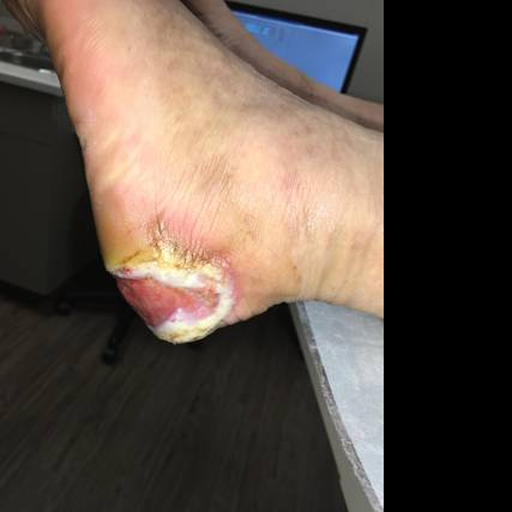
#> input picture dataset/images/train_images/fusc_0002.png, 512 x 512 px, found by its file name
$ python temporal_simulator.py
#> lines starting #> are read from the running program, lines starting #| are printed output that depends on the picture; after the words box and inside, x2 and y2 are one past the last pixel; in counts of white or black regions, pixels touching at a corner belong together
# =========================================================
# TEMPORAL WOUND HEALING SIMULATOR
# =========================================================

# This is the CORE computational biology simulation layer of the project.
# This module creates synthetic wound healing progression from a single wound mask.

# Example:
# Day 0  -> severe wound
# Day 3  -> slightly healed
# Day 7  -> moderate healing
# Day 14 -> mostly healed

# =========================================================
# IMPORTS
# =========================================================

import sys
from pathlib import Path

ROOT_DIR = Path(__file__).resolve().parent.parent
sys.path.append(str(ROOT_DIR))

import cv2
import numpy as np
import matplotlib.pyplot as plt

# =========================================================
# LOAD MASK
# =========================================================

# Load grayscale wound mask.
def load_mask(mask_path):

    mask = cv2.imread(str(mask_path), cv2.IMREAD_GRAYSCALE)

    return mask

# =========================================================
# BINARIZE MASK
# =========================================================

# Convert mask into binary format.
def binarize_mask(mask):

    _, binary = cv2.threshold(
        mask,
        127,
        255,
        cv2.THRESH_BINARY
    )

    return binary

# =========================================================
# HEALING STEP SIMULATION
# =========================================================

# Simulate one healing step using erosion.
# Biological interpretation: wound contracts over time.
def simulate_healing_step(mask, kernel_size=3):

    kernel = np.ones((kernel_size, kernel_size), np.uint8)

    healed = cv2.erode(
        mask,
        kernel,
        iterations=1
    )

    return healed

# =========================================================
# EDGE SMOOTHING
# =========================================================

# Smooth wound boundaries to mimic tissue recovery.
def smooth_tissue(mask):

    smoothed = cv2.GaussianBlur(
        mask,
        (5, 5),
        0
    )

    _, smoothed = cv2.threshold(
        smoothed,
        127,
        255,
        cv2.THRESH_BINARY
    )

    return smoothed

# =========================================================
# AREA CALCULATION
# =========================================================

# Calculate wound area percentage.
def compute_wound_area(mask):

    wound_pixels = np.sum(mask > 0)

    total_pixels = mask.shape[0] * mask.shape[1]

    area_percent = (
        wound_pixels / total_pixels
    ) * 100

    return wound_pixels, area_percent

# =========================================================
# TEMPORAL SEQUENCE GENERATION
# =========================================================

def generate_healing_sequence(
    initial_mask,
    healing_rate=0.12
):
    # Generate biologically-inspired wound healing using exponential decay dynamics.
    sequence = []
    current_mask = initial_mask.copy()

    # Initial wound area
    initial_area = np.sum(current_mask > 0)

    # Healing timeline
    days = [0, 3, 5, 7, 10, 14]

    for day in days:
        # TARGET AREA USING EXPONENTIAL DECAY
        # A(t) = A0 * exp(-k*t)

        target_area = initial_area * np.exp(
            -healing_rate * day
        )

        # ITERATIVELY HEAL UNTIL TARGET AREA REACHED

        temp_mask = current_mask.copy()

        while np.sum(temp_mask > 0) > target_area:

            temp_mask = simulate_healing_step(
                temp_mask,
                kernel_size=3
            )

            temp_mask = smooth_tissue(temp_mask)

            # Safety stop
            if np.sum(temp_mask > 0) == 0:
                break

        current_mask = temp_mask.copy()

        sequence.append(current_mask.copy())

        # Debug info
        current_area = np.sum(current_mask > 0)

        healing_percent = (
            current_area / initial_area
        ) * 100

        print(
            f"Day {day} → "
            f"{healing_percent:.2f}% remaining"
        )

    return sequence

# =========================================================
# VISUALIZE HEALING PROGRESSION
# =========================================================

# Display healing progression timeline.
def visualize_sequence(sequence):

    num_images = len(sequence)

    _, ax = plt.subplots(
        1,
        num_images,
        figsize=(3 * num_images, 4)
    )

    if num_images == 1:
        ax = [ax]

    for i, mask in enumerate(sequence):

        _, area_percent = compute_wound_area(mask)

        ax[i].imshow(mask, cmap="gray")

        days = [0, 3, 5, 7, 10, 14]

        ax[i].set_title(
            f"Day {days[i]}\n{area_percent:.2f}%"
        )

        ax[i].axis("off")

    plt.tight_layout()
    plt.show()

# =========================================================
# HEALING CURVE VISUALIZATION
# =========================================================

# Plot wound reduction over time.
def plot_healing_curve(sequence):

    healing_percentages = []

    for mask in sequence:

        _, area_percent = compute_wound_area(mask)

        healing_percentages.append(area_percent)

    days = [0, 3, 5, 7, 10, 14]

    plt.figure(figsize=(7, 5))

    plt.plot(
        days,
        healing_percentages,
        marker="o"
    )

    plt.xlabel("Healing Day")

    plt.ylabel("Wound Area (%)")

    plt.title("Temporal Wound Healing Progression")

    plt.grid(True)

    plt.show()

# =========================================================
# SAVE GENERATED SEQUENCES
# =========================================================

def save_sequence(sequence, output_dir):
    # Save simulated healing masks.

    output_dir = Path(output_dir)

    output_dir.mkdir(
        parents=True,
        exist_ok=True
    )

    for i, mask in enumerate(sequence):

        save_path = output_dir / f"day_{i}.png"

        cv2.imwrite(
            str(save_path),
            mask
        )

# =========================================================
# FULL SIMULATION PIPELINE
# =========================================================

def run_temporal_simulation(mask_path):

    # Load mask
    mask = load_mask(mask_path)
#> in load_mask, `mask = cv2.imread(str(mask_path), cv2.IMREAD_GRAYSCALE)`:
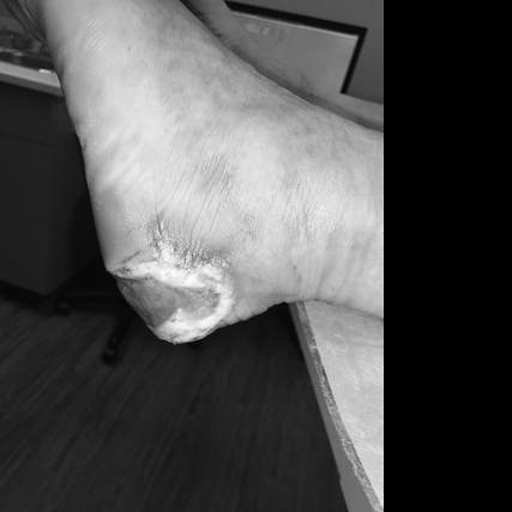
#> mask: shape (512, 512); min 0, max 253, mean 80.6

    # Binarize
    mask = binarize_mask(mask)
#> in binarize_mask, `_, binary = cv2.threshold( mask, 127, 255, cv2.THRESH_BINARY )`:
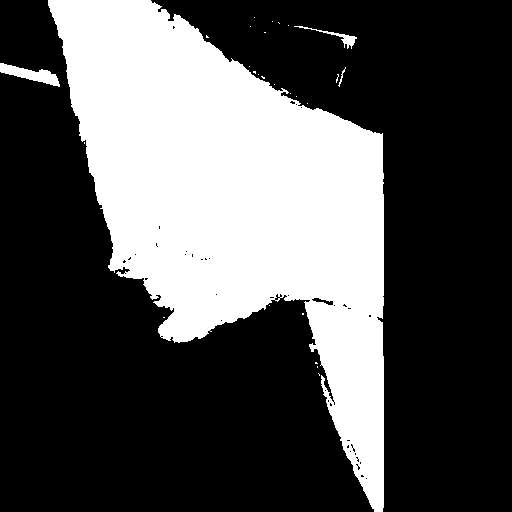
#> binary: shape (512, 512); 32.5% white; 27 white regions (23 under 20 px), largest, box (x1, y1, x2, y2) and area: (48, 0, 384, 512) 84243, (0, 63, 60, 87) 615, (294, 26, 357, 49) 225, (338, 67, 346, 87) 33

    # Generate sequence
    sequence = generate_healing_sequence(
        mask,
        healing_rate=0.12
        # 0.15 = healthy healing
        # 0.05 = diabetic/slow healing
        # 0.02 = infected/very slow healing
    )
#> in generate_healing_sequence, `initial_area = np.sum(current_mask > 0)`: initial_area = 85181
#> the loop in generate_healing_sequence, `for day in days:` made 6 passes
#> (target_area, current_area, healing_percent) on passes 1 to 6: (85181, 85181, 100), (59428.8, 57847, 67.91), (46748.3, 45499, 53.41), (36773.5, 35980, 42.24), (25656, 25565, 30.01), (15875.5, 15278, 17.94)
#| Day 0 → 100.00% remaining
#| Day 3 → 67.91% remaining
#| Day 5 → 53.41% remaining
#| Day 7 → 42.24% remaining
#| Day 10 → 30.01% remaining
#| Day 14 → 17.94% remaining
#> pass 2, in simulate_healing_step (call 2), `healed = cv2.erode( mask, kernel, iterations=1 )`:
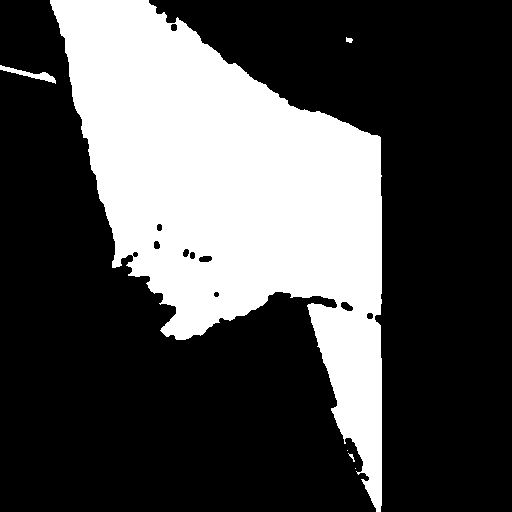
#> healed: shape (512, 512); 30.4% white; 6 white regions (2 under 20 px), largest, box (x1, y1, x2, y2) and area: (50, 0, 382, 512) 79220, (0, 65, 56, 84) 298, (346, 37, 353, 43) 30, (348, 453, 355, 462) 22
#> after the loop in generate_healing_sequence, `for day in days:`:
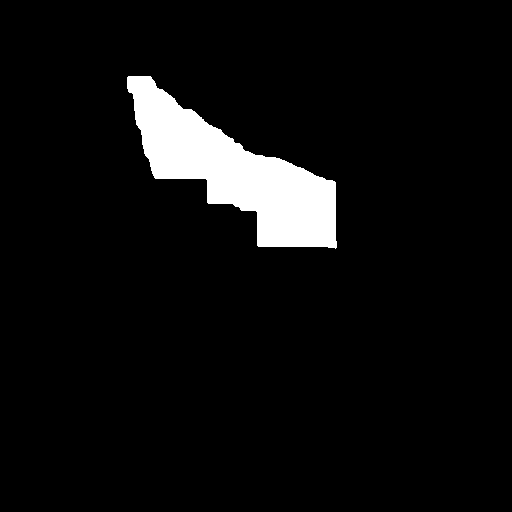
#> current_mask: shape (512, 512); 5.8% white; 1 white region, box (x1, y1, x2, y2) and area: (127, 76, 337, 249) 15278
#> after the loop in generate_healing_sequence, `for day in days:`: sequence = 6 items
#> sequence = 6 items

    # Visualize
    visualize_sequence(sequence)
#> in visualize_sequence, `num_images = len(sequence)`: num_images = 6
#> the loop in visualize_sequence, `for i, mask in enumerate(sequence): ` made 6 passes
#> (wound_pixels in compute_wound_area, area_percent) on passes 1 to 2: (85181, 32.49), (57847, 22.07)
#> in visualize_sequence, `plt.show()`:
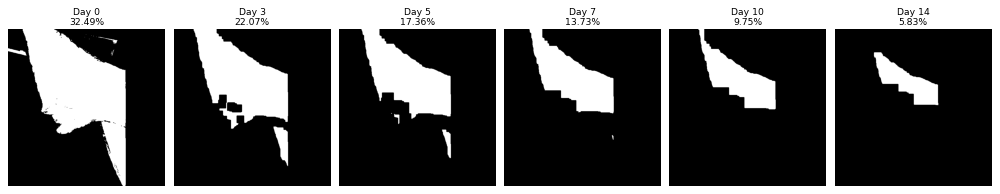
#> figure drawn by matplotlib, 6 panels

    # Healing curve
    plot_healing_curve(sequence)
#> the loop in plot_healing_curve, `for mask in sequence: ` made 6 passes
#> after the loop in plot_healing_curve, `for mask in sequence:`: healing_percentages = [32.49, 22.07, 17.36, 13.73, 9.75, 5.83]
#> in plot_healing_curve, `plt.show()`:
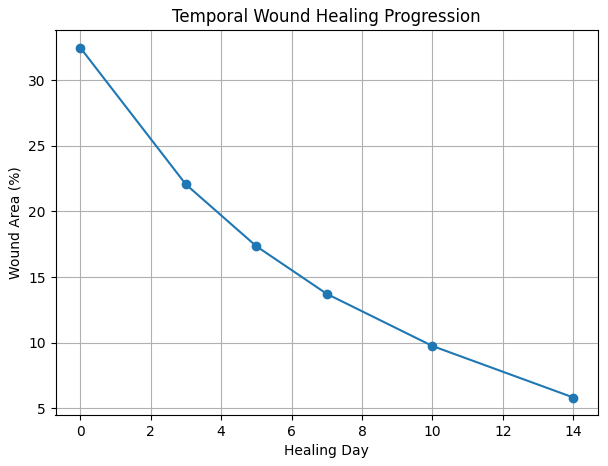
#> figure drawn by matplotlib, 1 panel

    # Save sequence
    save_sequence(
        sequence,
        "dataset/simulated_sequences/sample_sequence"
    )
#> the loop in save_sequence, `for i, mask in enumerate(sequence): ` made 6 passes
#> pass 2, in save_sequence, `cv2.imwrite( str(save_path), mask )`:
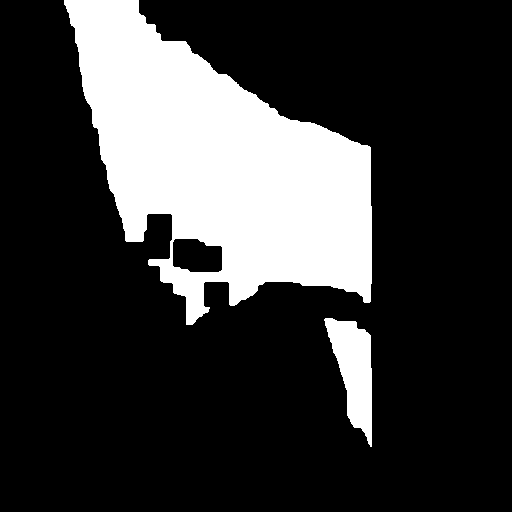
#> saved as day_1.png: shape (512, 512); 22.1% white; 2 white regions, box (x1, y1, x2, y2) and area: (64, 0, 372, 325) 54438, (324, 318, 372, 447) 3409

    print("\n================ TEMPORAL SIMULATION ================\n")

    print("Healing sequence generated successfully.")

    print(
        "Saved to: "
        "dataset/simulated_sequences/sample_sequence"
    )

    print("\n=====================================================\n")

# =========================================================
# COMPUTE HEALING PERCENTAGES
# =========================================================

def compute_healing_percentages(masks):

    percentages = []

    # Initial wound area for percentage calculation
    initial_area = (masks[0].sum())

    # Compute Remaining Area %
    for mask in masks:

        current_area = mask.sum()

        remaining = (current_area / initial_area) * 100

        percentages.append(round(remaining, 2))

    return percentages

# =========================================================
# TEST RUN
# =========================================================

if __name__ == "__main__":

    sample_mask = ("dataset/masks/train_masks/fusc_0002.png")

    run_temporal_simulation(sample_mask)

$ run again, with dataset/images/train_images/fusc_0003.png copied over dataset/images/train_images/fusc_0002.png
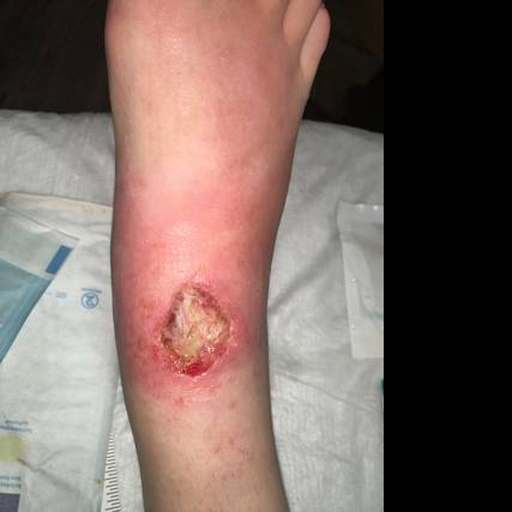
#> input picture dataset/images/train_images/fusc_0003.png, 512 x 512 px, found by its file name
#> in binarize_mask, `_, binary = cv2.threshold( mask, 127, 255, cv2.THRESH_BINARY )`:
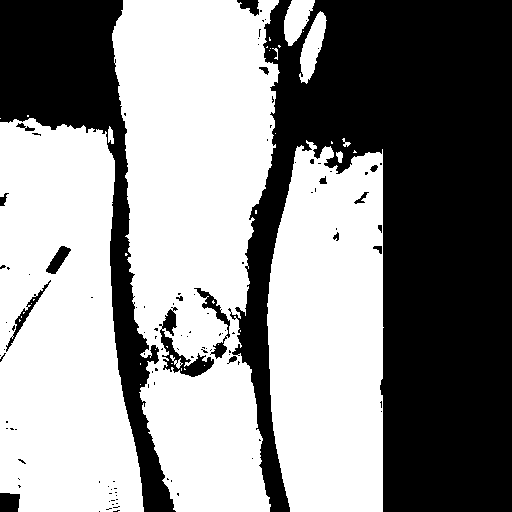
#> binary: shape (512, 512); 55.9% white; 114 black regions (95 under 20 px), largest, box (x1, y1, x2, y2) and area: (228, 0, 512, 512) 89261, (0, 0, 176, 512) 22666, (159, 307, 214, 377) 1065
#> initial_area = 146559
#> the loop in generate_healing_sequence, `for day in days:` made 6 passes
#> (target_area, current_area, healing_percent) on passes 1 to 6: (146559, 146559, 100), (102250.7, 101381, 69.17), (80433.3, 79700, 54.38), (63271.1, 61241, 41.79), (44142.7, 42873, 29.25), (27314.8, 25579, 17.45)
#> (printed output is left out)
#> after the loop in generate_healing_sequence, `for day in days:`: sequence = 6 items
#> num_images = 6
#> the loop in visualize_sequence, `for i, mask in enumerate(sequence): ` made 6 passes
#> (wound_pixels in compute_wound_area, area_percent) on passes 1 to 4: (146559, 55.91), (101381, 38.67), (79700, 30.4), (61241, 23.36)
#> the loop in plot_healing_curve, `for mask in sequence: ` made 6 passes
#> after the loop in plot_healing_curve, `for mask in sequence:`: healing_percentages = [55.91, 38.67, 30.4, 23.36, 16.35, 9.76]
#> the loop in save_sequence, `for i, mask in enumerate(sequence): ` made 6 passes
#> pass 2, in save_sequence, `cv2.imwrite( str(save_path), mask )`:
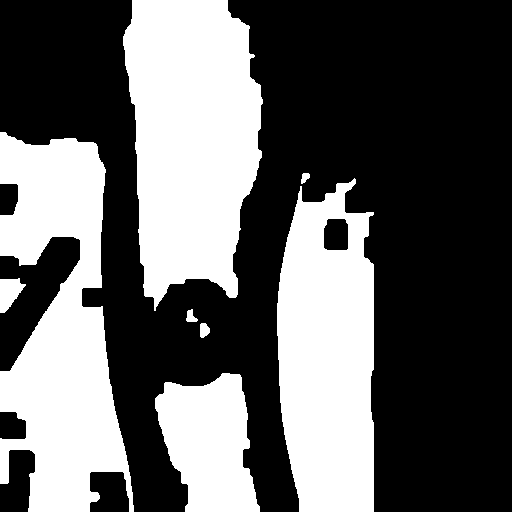
#> saved as day_1.png: shape (512, 512); 38.7% white; 8 white regions, largest, box (x1, y1, x2, y2) and area: (123, 0, 263, 311) 32749, (0, 132, 134, 512) 30838, (277, 178, 374, 512) 26646

$ run again, with dataset/images/train_images/fusc_0006.png copied over dataset/images/train_images/fusc_0002.png
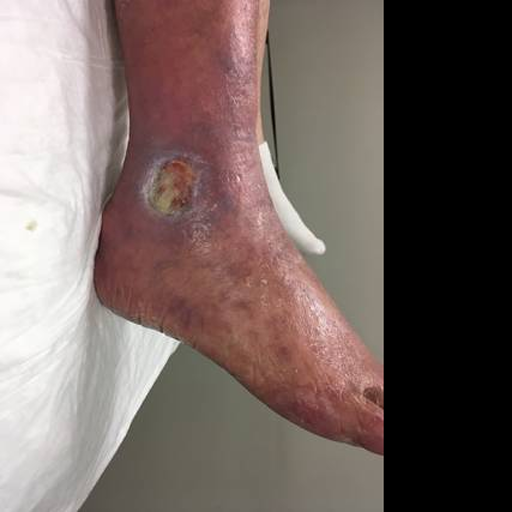
#> input picture dataset/images/train_images/fusc_0006.png, 512 x 512 px, found by its file name
#> in binarize_mask, `_, binary = cv2.threshold( mask, 127, 255, cv2.THRESH_BINARY )`:
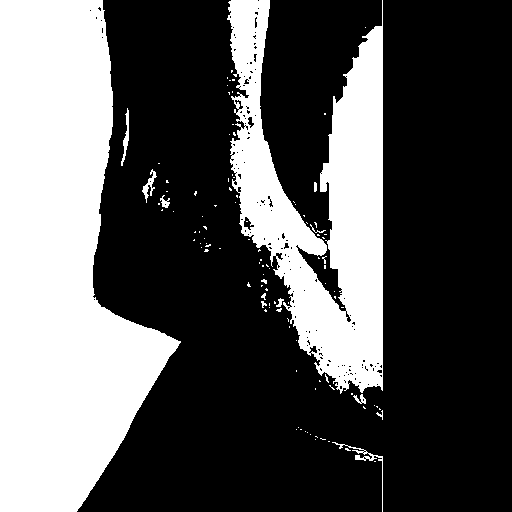
#> binary: shape (512, 512); 34.5% white; 110 white regions (97 under 20 px), largest, box (x1, y1, x2, y2) and area: (0, 0, 181, 512) 58910, (227, 0, 383, 394) 30337, (332, 442, 383, 512) 246
#> initial_area = 90502
#> the loop in generate_healing_sequence, `for day in days:` made 6 passes
#> (target_area, current_area, healing_percent) on passes 1 to 6: (90502, 90502, 100), (63141.1, 61471, 67.92), (49668.6, 49051, 54.2), (39070.7, 38478, 42.52), (27258.7, 27114, 29.96), (16867.2, 16328, 18.04)
#> (printed output is left out)
#> after the loop in generate_healing_sequence, `for day in days:`: sequence = 6 items
#> num_images = 6
#> the loop in visualize_sequence, `for i, mask in enumerate(sequence): ` made 6 passes
#> (wound_pixels in compute_wound_area, area_percent) on passes 1 to 2: (90502, 34.52), (61471, 23.45)
#> the loop in plot_healing_curve, `for mask in sequence: ` made 6 passes
#> after the loop in plot_healing_curve, `for mask in sequence:`: healing_percentages = [34.52, 23.45, 18.71, 14.68, 10.34, 6.23]
#> the loop in save_sequence, `for i, mask in enumerate(sequence): ` made 6 passes
#> pass 2, in save_sequence, `cv2.imwrite( str(save_path), mask )`:
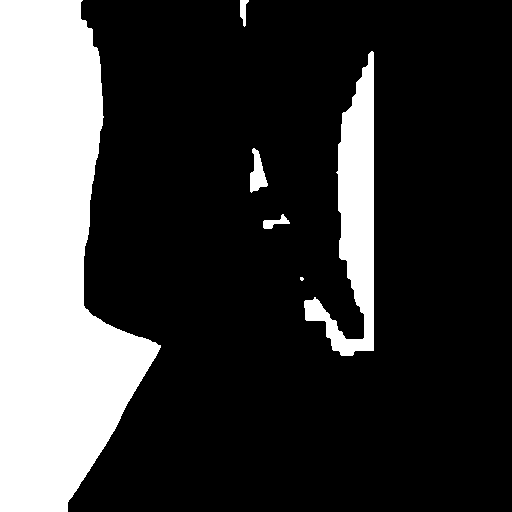
#> saved as day_1.png: shape (512, 512); 23.4% white; 6 white regions (1 under 20 px), largest, box (x1, y1, x2, y2) and area: (0, 0, 161, 512) 51922, (304, 51, 374, 356) 8758, (250, 148, 268, 193) 455, (263, 214, 290, 229) 181, (240, 0, 249, 27) 142

$ run again, with dataset/images/train_images/fusc_0008.png copied over dataset/images/train_images/fusc_0002.png
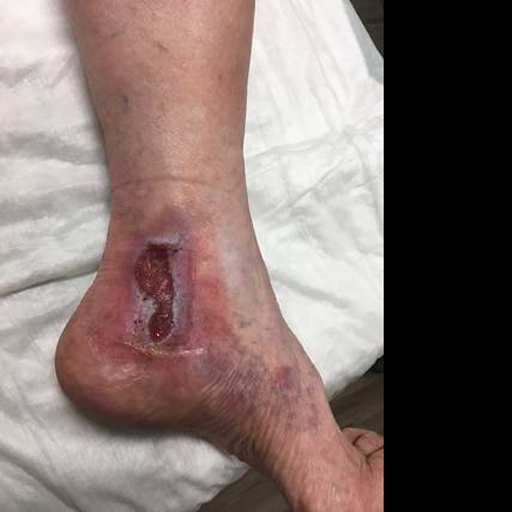
#> input picture dataset/images/train_images/fusc_0008.png, 512 x 512 px, found by its file name
#> binary: shape (512, 512); 50.6% white; 97 black regions (81 under 20 px), largest, box (x1, y1, x2, y2) and area: (324, 0, 512, 512) 71387, (0, 0, 314, 512) 53110, (0, 451, 152, 512) 2020
#> initial_area = 132660
#> the loop in generate_healing_sequence, `for day in days:` made 6 passes
#> (target_area, current_area, healing_percent) on passes 1 to 6: (132660, 132660, 100), (92553.7, 89420, 67.41), (72805.4, 72130, 54.37), (57270.7, 55358, 41.73), (39956.4, 38960, 29.37), (24724.4, 24586, 18.53)
#> (printed output is left out)
#> after the loop in generate_healing_sequence, `for day in days:`: sequence = 6 items
#> num_images = 6
#> the loop in visualize_sequence, `for i, mask in enumerate(sequence): ` made 6 passes
#> (wound_pixels in compute_wound_area, area_percent) on passes 1 to 4: (132660, 50.61), (89420, 34.11), (72130, 27.52), (55358, 21.12)
#> the loop in plot_healing_curve, `for mask in sequence: ` made 6 passes
#> after the loop in plot_healing_curve, `for mask in sequence:`: healing_percentages = [50.61, 34.11, 27.52, 21.12, 14.86, 9.38]
#> the loop in save_sequence, `for i, mask in enumerate(sequence): ` made 6 passes
#> pass 2, in save_sequence, `cv2.imwrite( str(save_path), mask )`:
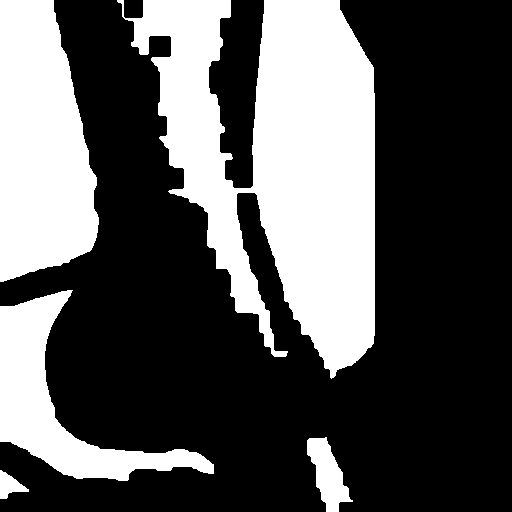
#> saved as day_1.png: shape (512, 512); 34.1% white; 5 white regions, box (x1, y1, x2, y2) and area: (117, 0, 375, 379) 53487, (0, 0, 99, 282) 21633, (0, 290, 214, 481) 12089, (307, 437, 353, 512) 1776, (0, 470, 29, 499) 435
